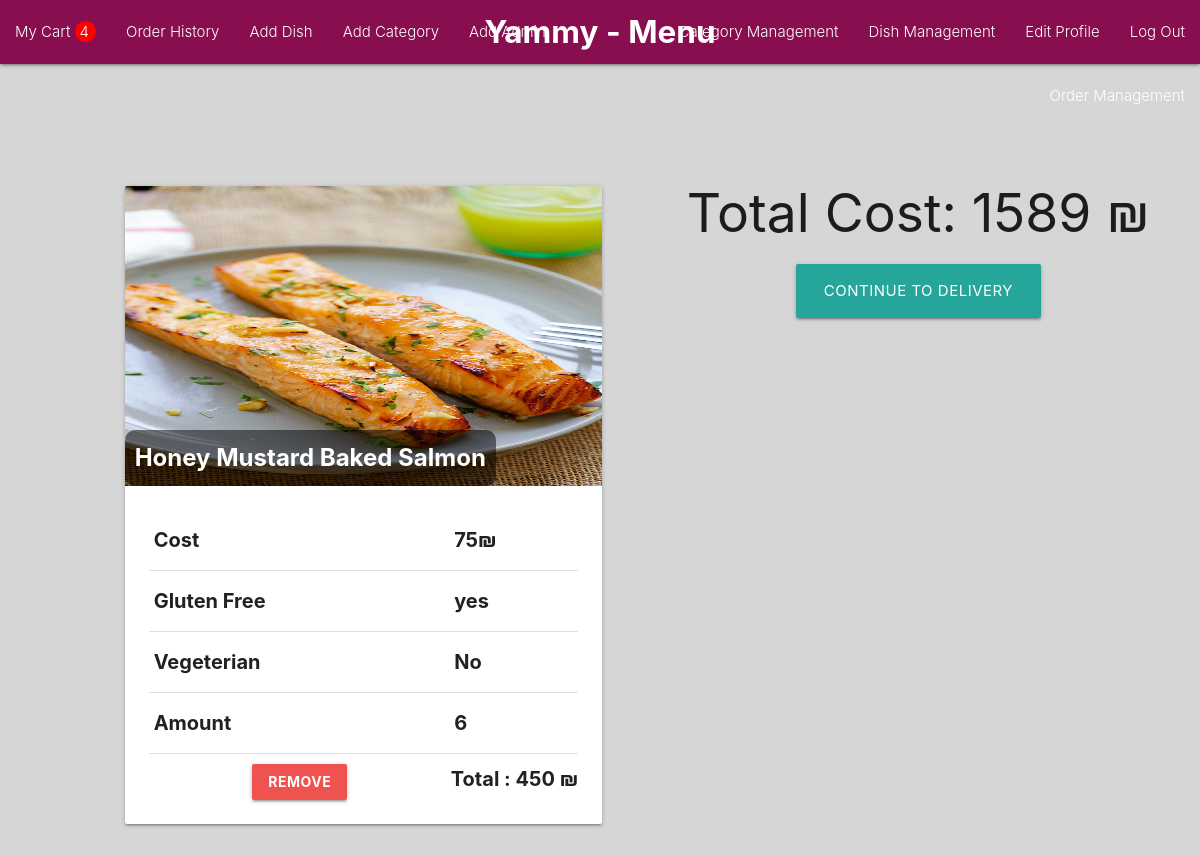
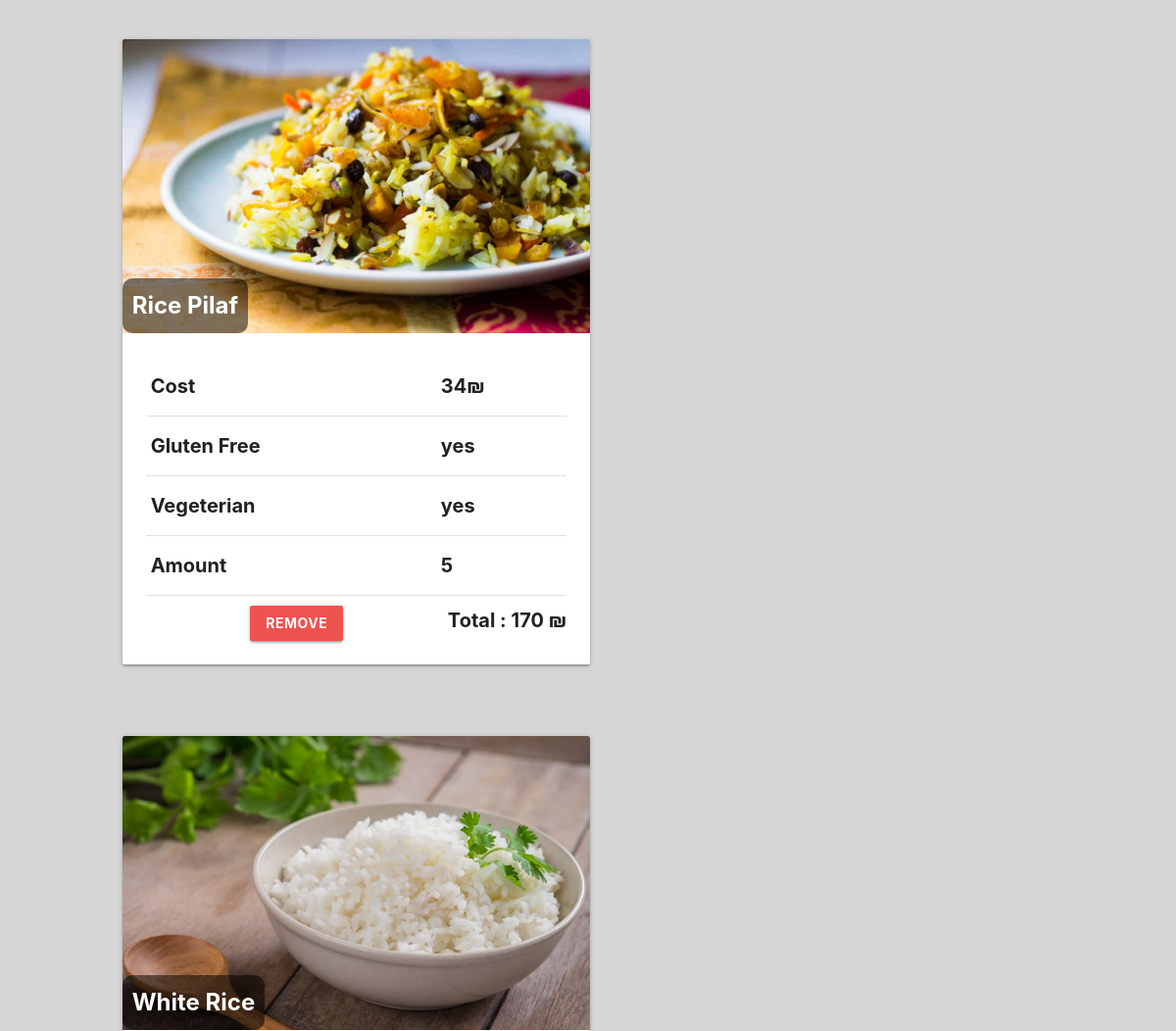
/order/show_cart (signed in, upper part), run on an earlier commit of the app's database (2 pictures, top to bottom).
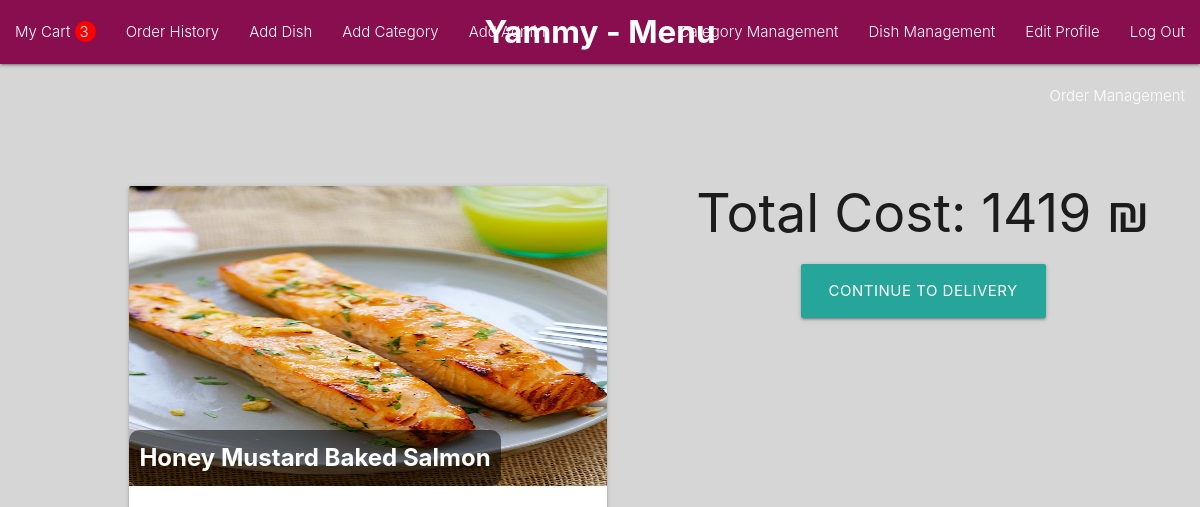
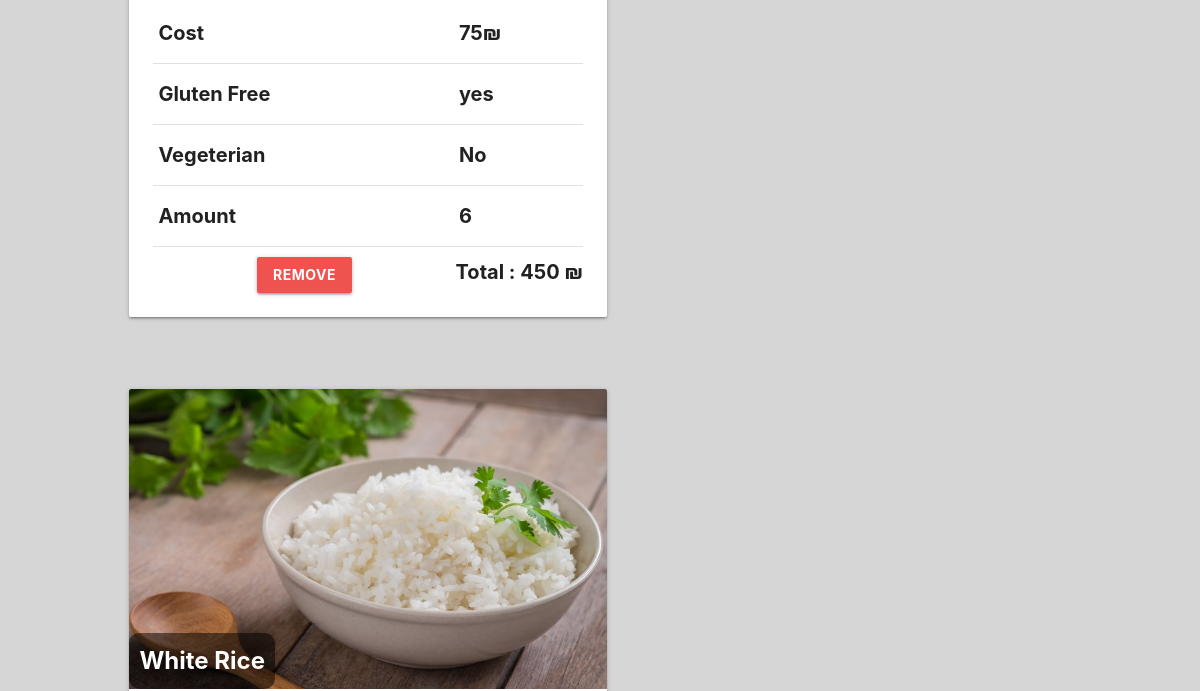
And on a later commit of the database (2 pictures, top to bottom).
### models/items.py (models this page shows)
class Items(db.Model):
    id = db.Column(db.Integer,primary_key=True)
    dish_id = db.Column(db.Integer,db.ForeignKey('dish.id'))
    cart_id = db.Column(db.Integer,db.ForeignKey('cart.id'))
    amount = db.Column(db.Integer,nullable=False)
    dish = db.relationship('Dish', back_populates='cart_association')
    cart = db.relationship('Cart', back_populates='dish_association')

### models/dish.py (models this page shows)
class Dish(db.Model):
    id = db.Column(db.Integer,primary_key=True)
    name = db.Column(db.String(200),nullable=False)
    price = db.Column(db.Integer,nullable=False)
    description = db.Column(db.Text)
    image = db.Column(db.String(500),nullable=False)
    is_gluten_free = db.Column(db.Boolean,nullable=False)
    is_vegeterian = db.Column(db.Boolean,nullable=False)
    category_id = db.Column(db.Integer,db.ForeignKey('category.id'))
    cart_association = db.relationship('Items', back_populates='dish')
    carts = association_proxy('cart_association', 'cart')

### controllers/orders.py (the view)
@login_required
def show_cart():
    cart = current_user.carts[-1]
    items = cart.dish_association
    total_cost = 0
    for item in items:
        total_cost += (item.dish.price * item.amount)
    cart.total_cost = total_cost
    db.session.commit()
    return render_template('orders/show_cart.html',items=items,total_cost=total_cost)

### auth.py (called while the page is built)
@login_manager.user_loader
def load_user(user_id):
    return User.query.get(int(user_id))

### templates/orders/show_cart.html
{% if current_user.is_staff %} {% extends 'layouts/admin_layout.html' %}
{% else %} {% extends 'layouts/layout.html' %} {% endif %}
{% block content %}
{% if len(items) == 0 %}
<h1 style="font-weight: bold;font-family: Arial, Helvetica, sans-serif;font-size: 200px;margin-top: 200px;" class="center">Cart is Empty</h1>
{% else %}
<div style="margin-right: 50px;" class="right">
    <h2>Total Cost: {{total_cost}} ₪</h2>
    <div class="center">
    <a class="waves-effect waves-light btn-large" href="{{url_for('order.order')}}">Continue to Delivery</a>
  </div>
  </div>
<div style="display: flex;flex-wrap: wrap;">
{% for item in items %}
<div class="row">
    <div style="width: 600px;height: 300px;margin-top: 30px;">
      <div style="margin-left: 70px;" class="col s12 m10">
        <div class="card">
          <div class="card-image">
            <img style="height: 300px;" src="{{url_for('static',filename=item.dish.image)}}">
            <span style="font-weight: bold;background-color: rgba(0,0,0,0.5);border-radius: 10px;padding: 10px;" class="card-title">{{item.dish.name}}</span>
          </div>
          <div class="card-content">
            <table style="font-weight: bold;font-size: 20px;">
              <tr>
                <td>Cost</td>
                <td>
                  {{item.dish.price}}₪
                </td>
              </tr>
              <tr>
                <td>Gluten Free</td>
                <td>{% if item.dish.is_gluten_free %}yes{% else %}No{% endif %}</td>
              </tr>
              <tr>
                <td>Vegeterian</td>
                <td>{% if item.dish.is_vegeterian %}yes{% else %}No{% endif %}</td>
              </tr>
              <tr>
                <td>Amount</td>
                <td>{{item.amount}}</td>
              </tr>
            </table>
            <div style="margin-top: 10px;font-weight: bold;font-size: 20px;" class="center">
                <span class="right">Total : {{item.amount * item.dish.price}} ₪</span>
            <a class="waves-effect waves-light btn red lighten-1" href="{{url_for('order.delete_item',id=item.id)}}">Remove</a>
        </div>
          </div>
        </div>
        </div>
      </div>
      </div>
    {% endfor %}
  </div>
    {% endif %}
{% endblock %}

### templates/layouts/admin_layout.html (shortened to what this page needs)
<!DOCTYPE html>
<html lang="en">
<head>
    <link rel="stylesheet" href="https://cdnjs.cloudflare.com/ajax/libs/materialize/1.0.0/css/materialize.min.css">
</head>
<body style="background-color: rgb(215, 214, 214);">
  <div class="row">
    <nav>
        <div class="nav-wrapper light pink darken-4">
          <a style="font-weight: bold ;" href="{{url_for('category.menu')}}" class="brand-logo center">Yammy - Menu</a>
          <ul id="nav-mobile">
            <li class="right"><a href="{{url_for('user.log_out')}}">Log Out</a></li>
            <li class="right"><a href="{{url_for('user.edit_profile')}}">Edit Profile</a></li>
            <li><a href="{{url_for('order.show_cart')}}">My Cart {% if len(current_user.carts[-1].dish_association) %} <span style="background-color: red;border-radius: 20px;padding: 1px 7px 1px 5px;">{{len(current_user.carts[-1].dish_association)}}{% endif %}</span></a></li>
            <li><a href="{{url_for('order.orders_history')}}">Order History</a></li>
            <li class="right"><a href="{{url_for('dish.dish_management')}}">Dish Management</a></li>
            <li class="right"><a href="{{url_for('category.category_management')}}">Category Management</a></li>
            <li><a href="{{url_for('dish.add_dish')}}">Add Dish</a></li>
            <li><a href="{{url_for('category.add_category')}}">Add Category</a></li>
            <li><a href="{{url_for('user.add_admin')}}">Add Admin</a></li>
            <li class="right"><a href="{{url_for('order.order_management')}}">Order Management</a></li>
          </ul>
        </div>
      </nav>
      </div>
    {% block content %}
    {% endblock %}
</body>
</html>

What changed in the data, as far as the page shows it:
removed Items: image (picture), dish.name "Rice Pilaf", dish.price "34", shows "yes", amount "5", item.amount*item.dish.price "170"
Also different on the page:
{{ len(current_user.carts[-1].dish_association) }}: "4" → "3"
{{ total_cost }}: "1589" → "1419"
